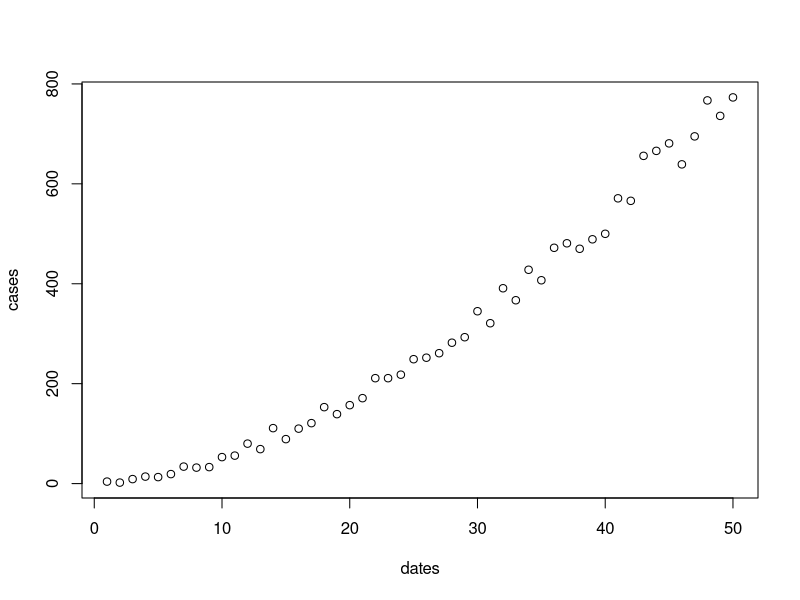
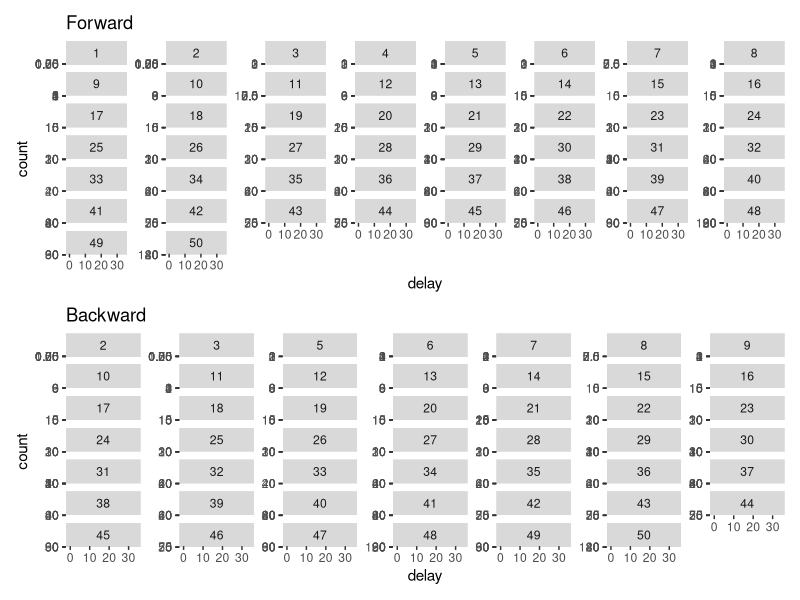
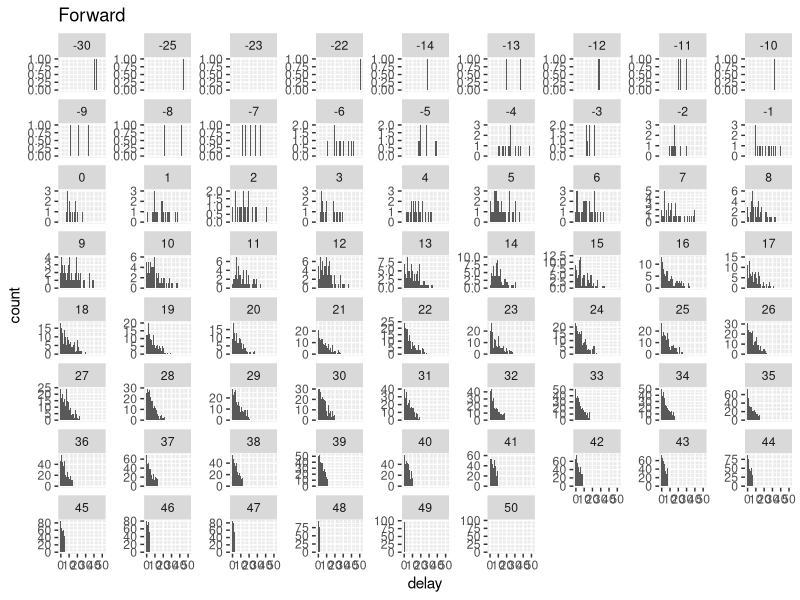
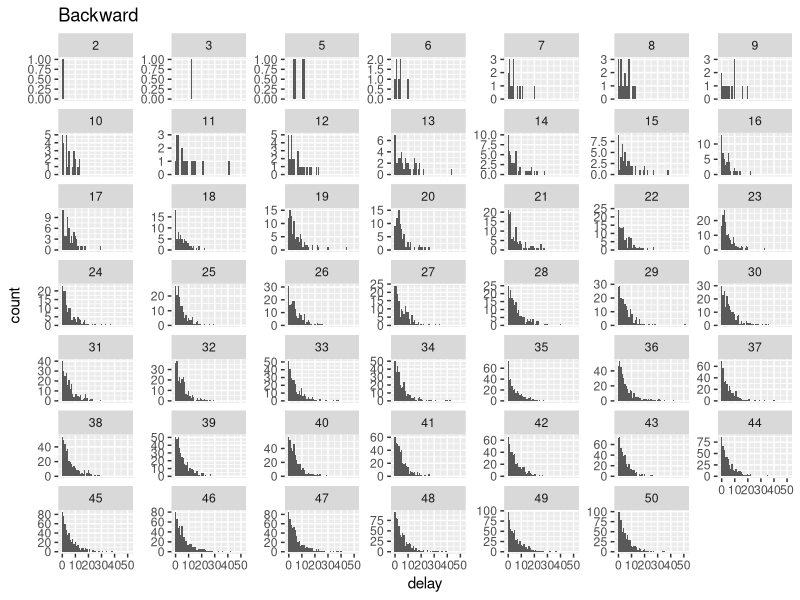

Write R code to recreate these figures, in order. (Note: this script raises an error after producing the figures.)
library(tidyverse)
library(ggplot2)
library(patchwork)
dates <- 1:50
cases <- rpois(length(dates),floor((1:50)^1.7))
plot(cases~dates)

## Forward model
linelist <- tibble(n=cases,date_onset=dates) %>% uncount(n)
linelist <- linelist %>% mutate(delay=rgeom(n(), 0.15),
                                date_confirmation=date_onset + delay)
linelist <- linelist %>% filter(date_confirmation <= 50)


p1 <- linelist %>% ggplot() + geom_histogram(aes(x=delay),binwidth=1) + 
  facet_wrap(~date_onset,scales="free_y") + ggtitle("Forward")
p2 <- linelist %>% ggplot() + geom_histogram(aes(x=delay),binwidth=1) + 
  facet_wrap(~date_confirmation,scales="free_y") + ggtitle("Backward")

p1/p2

## Backward model
linelist_backward <- tibble(n=cases,date_confirmation=dates) %>% uncount(n)
linelist_backward <- linelist %>% mutate(delay=rgeom(n(), 0.15),
                                         date_onset=date_confirmation - delay)
linelist_backward <- linelist_backward %>% filter(date_confirmation <= 50 & date_confirmation > 0)


linelist_backward %>% ggplot() + geom_histogram(aes(x=delay),binwidth=1) + 
  facet_wrap(~date_onset,scales="free_y") + ggtitle("Forward")
linelist_backward %>% ggplot() + geom_histogram(aes(x=delay),binwidth=1) + 
  facet_wrap(~date_confirmation,scales="free_y") + ggtitle("Backward")


write_csv(combined_dat_final, "tmp.csv")


dat_ncov <- combined_dat_final$date_confirmation
real_dat <- tibble(date_confirmation=dat_ncov) %>% 
  mutate(delay=rgeom(n(), 0.15),
         date_onset=date_confirmation-delay)
real_dat <- real_dat %>% filter(date_confirmation > "2020-01-01")

real_dat %>% ggplot() + geom_histogram(aes(x=delay),binwidth=1) + 
  facet_wrap(~date_onset,scales="free_y") + ggtitle("Forward")
real_dat %>% ggplot() + geom_histogram(aes(x=delay),binwidth=1) + 
  facet_wrap(~date_confirmation,scales="free_y") + ggtitle("Backward")
